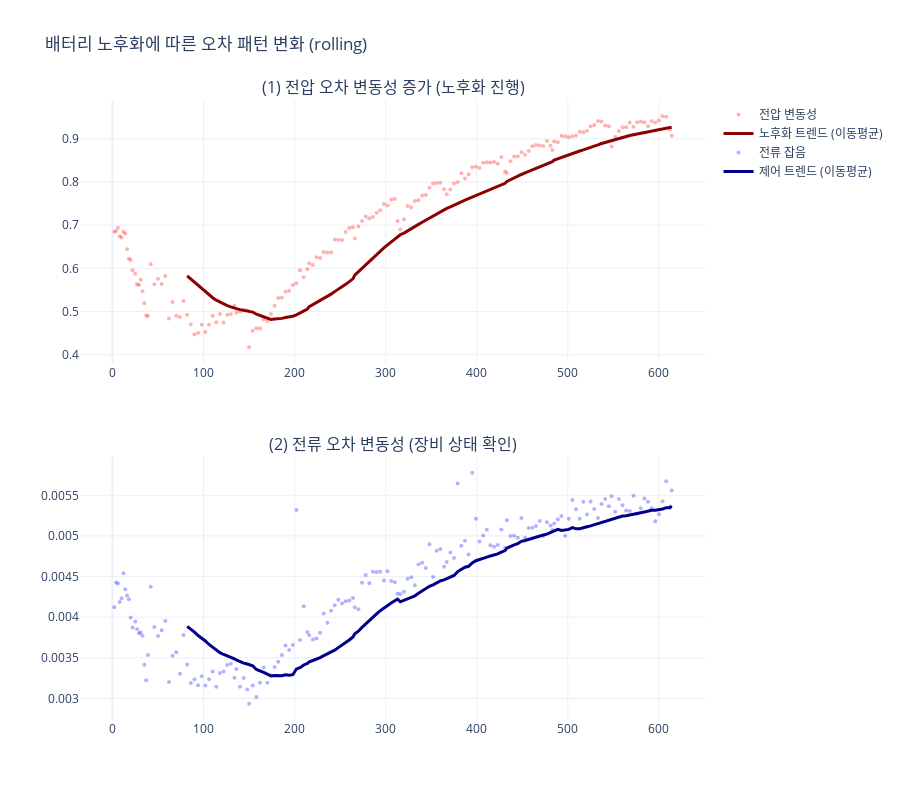

Notebook cell for this chart:
### Markdown cell above
current_noise : 전류가 얼마나 일정하게 떨리는지

- 전류오차(목표값-실제값)의 표준편차

    - 이게 엄청 커지면 장비고장, 그대로인데 전압만 이상하면 배터리노화

배터리가 노후화되면 전압이 일정하지 않고 흔들림 (std 살펴볼 것) -> Voltage_Instabillity(노후화지표)

### Code cell
fig = make_subplots(rows=2, cols=1, 
                    subplot_titles=("(1) 전압 오차 변동성 증가 (노후화 진행)", 
                                    "(2) 전류 오차 변동성 (장비 상태 확인)"),
                    vertical_spacing=0.15)

# (1) 전압 변동성 점 찍기 (Scatter)
fig.add_trace(go.Scatter(x=stat['cycle_idx'], y=stat['Voltage_Instability'], 
                         mode='markers', name='전압 변동성',
                         marker=dict(color='red', opacity=0.3, size=4)), row=1, col=1)

# (2) 전압 추세선 그리기 (Rolling Mean)
stat['Volt_Trend'] = stat['Voltage_Instability'].rolling(window=30).mean()    # rolling* : 30개씩 묶은 이동평균(약간 lowess하는 거랑 비슷할 듯)

fig.add_trace(go.Scatter(x=stat['cycle_idx'], y=stat['Volt_Trend'], 
                         mode='lines', name='노후화 트렌드 (이동평균)',
                         line=dict(color='darkred', width=3)), row=1, col=1)

# (3) 전류 변동성 점 찍기
fig.add_trace(go.Scatter(x=stat['cycle_idx'], y=stat['Current_Noise'], 
                         mode='markers', name='전류 잡음',
                         marker=dict(color='blue', opacity=0.3, size=4)), row=2, col=1)

# (4) 전류 추세선 그리기
stat['Curr_Trend'] = stat['Current_Noise'].rolling(window=30).mean()

fig.add_trace(go.Scatter(x=stat['cycle_idx'], y=stat['Curr_Trend'], 
                         mode='lines', name='제어 트렌드 (이동평균)',
                         line=dict(color='darkblue', width=3)), row=2, col=1)

# 그래프 레이아웃 다듬기
fig.update_layout(height=800, 
                  title_text="배터리 노후화에 따른 오차 패턴 변화 (rolling)", 
                  template='plotly_white')

fig.show()

### Figure 1 — Plotly figure (JSON) as saved in the notebook; plotly's stock layout.template omitted (floating-point values rounded to 4 significant figures; data arrays with more than 128 entries replaced by an {"elided": "..."} marker saying what was removed)
{"data": [{"marker": {"color": "red", "opacity": 0.3, "size": 4}, "mode": "markers", "name": "전압 변동성", "type": "scatter", "x": {"elided": "168 int values"}, "xaxis": "x", "y": {"elided": "168 float values"}, "yaxis": "y"}, {"line": {"color": "darkred", "width": 3}, "mode": "lines", "name": "노후화 트렌드 (이동평균)", "type": "scatter", "x": {"elided": "168 int values"}, "xaxis": "x", "y": {"elided": "168 float values"}, "yaxis": "y"}, {"marker": {"color": "blue", "opacity": 0.3, "size": 4}, "mode": "markers", "name": "전류 잡음", "type": "scatter", "x": {"elided": "168 int values"}, "xaxis": "x2", "y": {"elided": "168 float values"}, "yaxis": "y2"}, {"line": {"color": "darkblue", "width": 3}, "mode": "lines", "name": "제어 트렌드 (이동평균)", "type": "scatter", "x": {"elided": "168 int values"}, "xaxis": "x2", "y": {"elided": "168 float values"}, "yaxis": "y2"}], "layout": {"annotations": [{"font": {"size": 16}, "showarrow": false, "text": "(1) 전압 오차 변동성 증가 (노후화 진행)", "x": 0.5, "xanchor": "center", "xref": "paper", "y": 1, "yanchor": "bottom", "yref": "paper"}, {"font": {"size": 16}, "showarrow": false, "text": "(2) 전류 오차 변동성 (장비 상태 확인)", "x": 0.5, "xanchor": "center", "xref": "paper", "y": 0.425, "yanchor": "bottom", "yref": "paper"}], "height": 800, "title": {"text": "배터리 노후화에 따른 오차 패턴 변화 (rolling)"}, "xaxis": {"anchor": "y", "domain": [0, 1]}, "xaxis2": {"anchor": "y2", "domain": [0, 1]}, "yaxis": {"anchor": "x", "domain": [0.575, 1]}, "yaxis2": {"anchor": "x2", "domain": [0, 0.425]}}}
